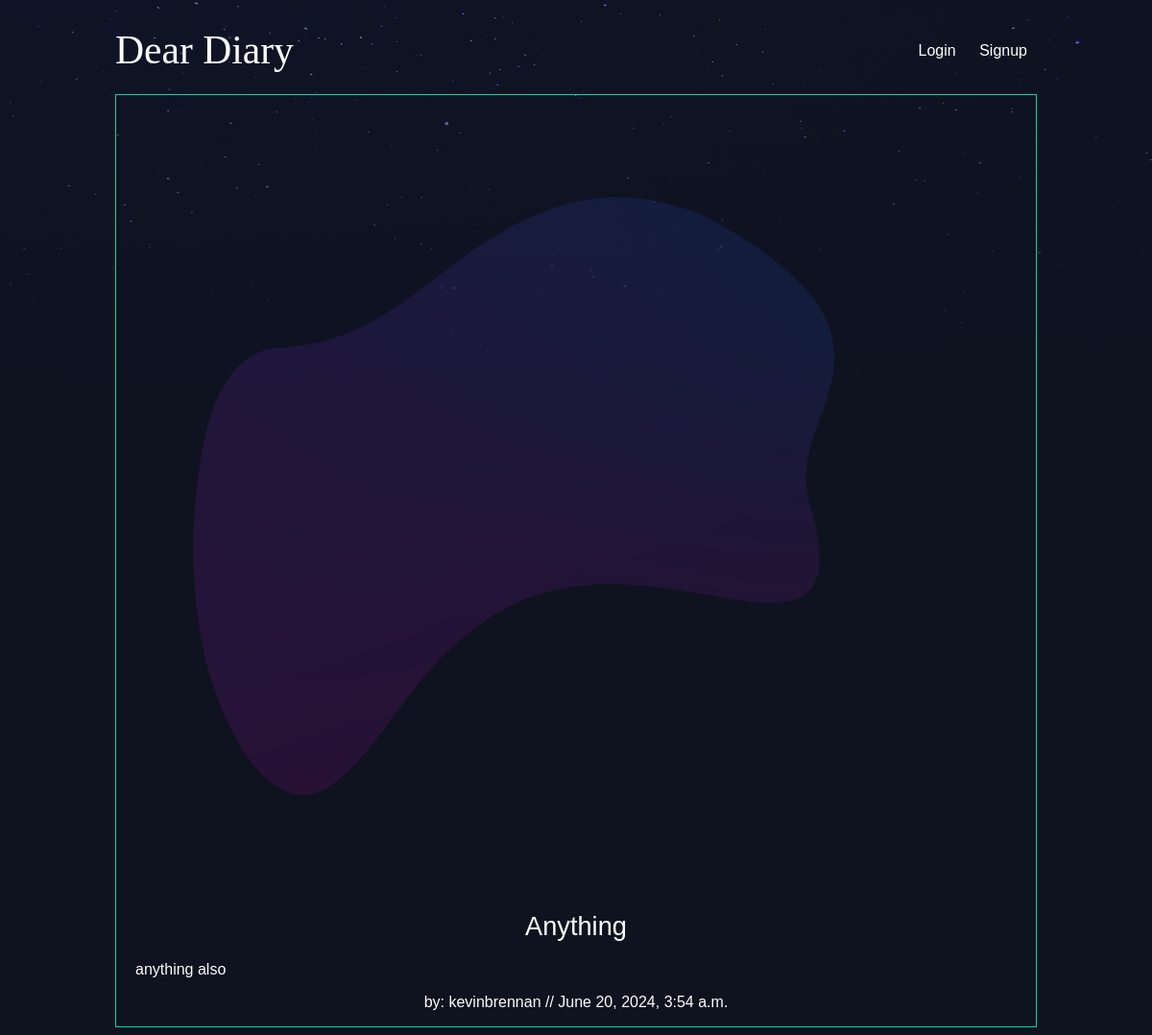
The page /articles/anything/ on the database its author committed.
### articles/models.py (models this page shows, shortened)
class Article(models.Model):
    title = models.CharField(max_length=100)  # each of these are columns in the db/elements of the article. Need to set them equal to their Field type
    slug = models.SlugField()  # Slug is a URL
    body = models.TextField()
    date = models.DateTimeField(auto_now_add=True)  # when an article is created, the time is automatically generated
    thumb = models.ImageField(default='default.png', blank=True)
    author = models.ForeignKey(User, default=None, on_delete=models.DO_NOTHING)

### articles/views.py (the view)
# urls.py: path(r'<slug:slug>/', views.article_detail, name="detail"), #we've captured where the user wants to go to
def article_detail(request, slug):
    article = Article.objects.get(slug=slug)
    return render(request, 'articles/article_detail.html', {'article': article})

### articles/templates/articles/article_detail.html
{% extends 'base_layout.html' %}
{% block content %}
<div class="article-detail">
    <div class="article">
        <img src="{{ article.thumb.url }}" />
        <h2>{{ article.title }}</h2>
        <p class="details">{{ article.body }}</p>
        <p>by: {{ article.author }}  //  {{ article.date }}</p>
    </div>
</div>
{% endblock %}

### assets/styles.css (style rules this page uses)
body { background-color: #0f121f; background-image: url(stars.png); background-repeat: no-repeat; color: #fff; }
body * { font-family: Ubuntu, 'Gill Sans', 'Gill Sans MT', Calibri, 'Trebuchet MS', sans-serif; }
h1, h2, h3, h4, h5 { font-weight: lighter; margin: 0; }
.article { padding: 10px; border: 1px solid #00dba0; position: relative; padding-bottom: 40px; }
.article h2 { font-size: 1.4em; }
.article p { font-weight: lighter; }
.article-detail .article { padding: 0; text-align: center; }
.article-detail .article img { max-width: 100%; }
.article-detail .article h2 { text-align: center; margin: 20px auto; font-size: 1.7em; font-weight: normal; }
.article-detail .article p.details { text-align: justify; font-weight: lighter; margin: 10px 20px; }

### rows shown on the page
Article: thumb (picture), title "Anything", body "anything also", author "kevinbrennan", date "June 20, 2024, 3:54 a.m."
